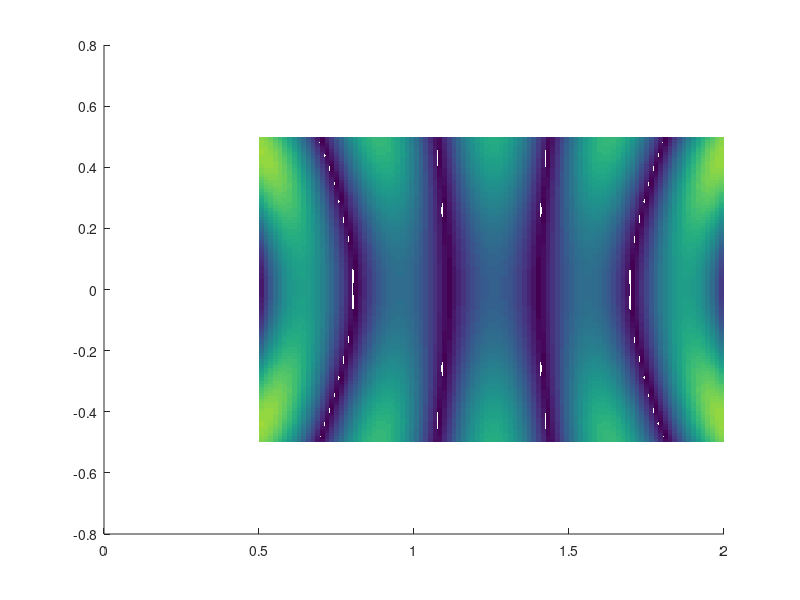

The MATLAB source for this figure:
close all
clear all
clc

p_o_i=1;%1Pa

f=500;%Hz
vp=343;%[m/s]
landa=vp/f;
k=2*pi/landa;
x_i=[0 0];
z_i=[0 2.5];
num_elem=99;

max_x=0.5;
min_x=-0.5;
pasox=(max_x-min_x)/num_elem;

max_z=2;
min_z=0.5;
pasoz=(max_z-min_z)/num_elem;

x=min_x:pasox:max_x;

z=min_z:pasoz:max_z;


d=0;
for indice_fuente=1:2
for m=1:num_elem+1;
    for n=1:num_elem+1;
        d(indice_fuente,m,n)=sqrt((x(m)-x_i(indice_fuente)).^2+(z(n)-z_i(indice_fuente)).^2);
    end
end
end


p_i=p_o_i*(exp(-i*k*d)./d);
% suma=sum(p_i);
% surface(z,x,abs(p_i))

% for indice_suma=1:2
%     p_suma=p_suma+p_i(indice_suma,:,:);
% end

p_suma=p_i(1,:,:)+p_i(2,:,:);

w=2*pi*f;
t=0:0.1e-3:4e-3;
%p_x_z_t=real(p_i*exp(i*w*t))


for m=1:length(t)
    pt(:,:,m)=real(p_suma*exp(i*w*t(m)))
end
pt_normalizado=pt/max(max(max(pt)));

for m=1:length(t)
    clf;
    surface(z,x,abs(pt_normalizado(:,:,m)));
    shading flat
    v=[0 1];
    caxis(v);
    pause(0.2);
end


